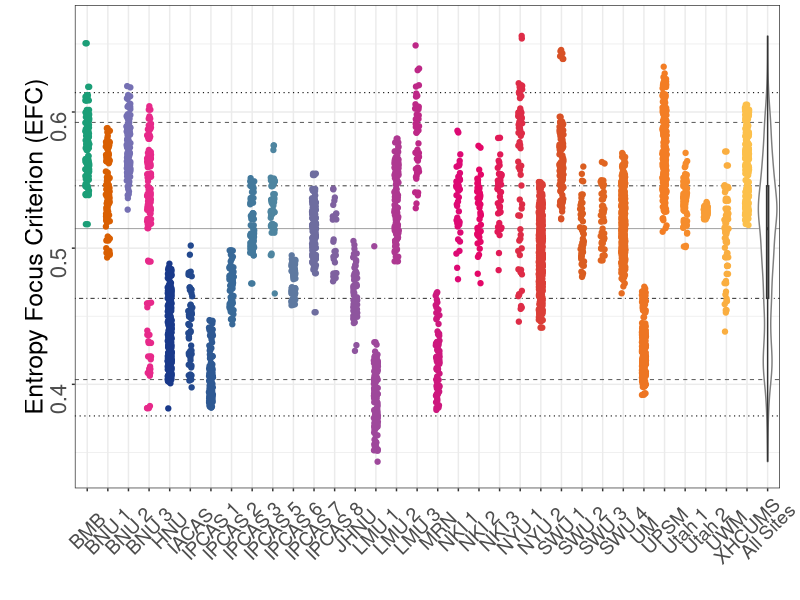
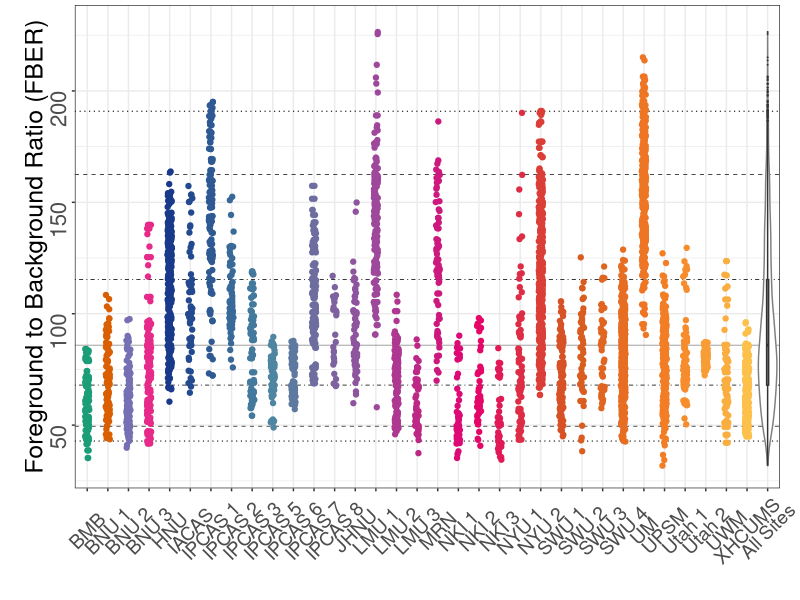
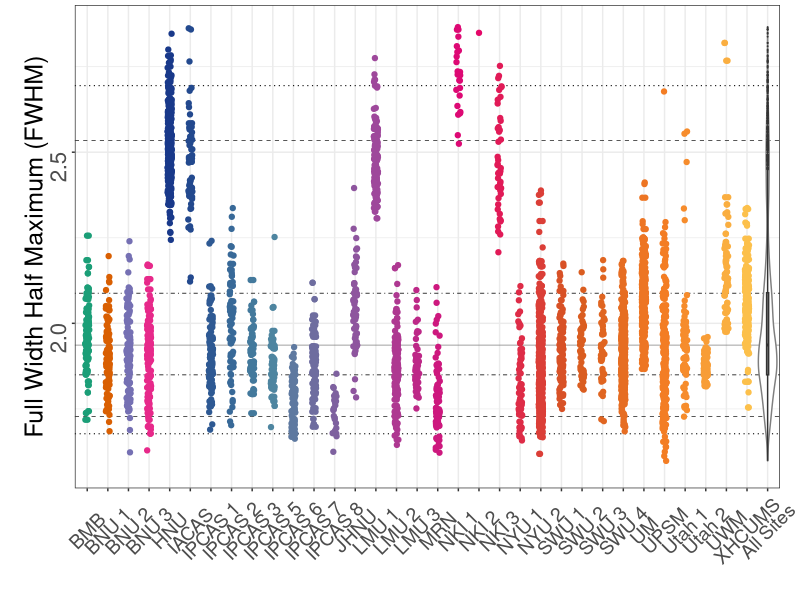
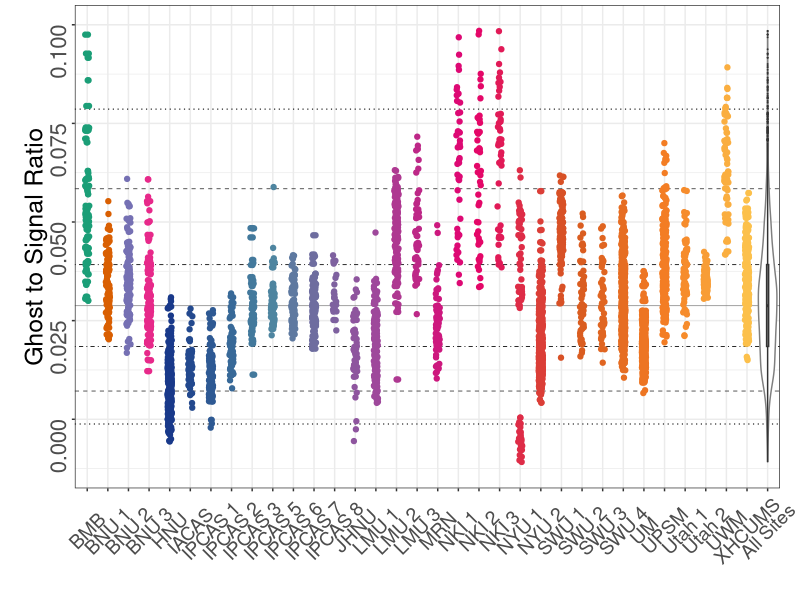
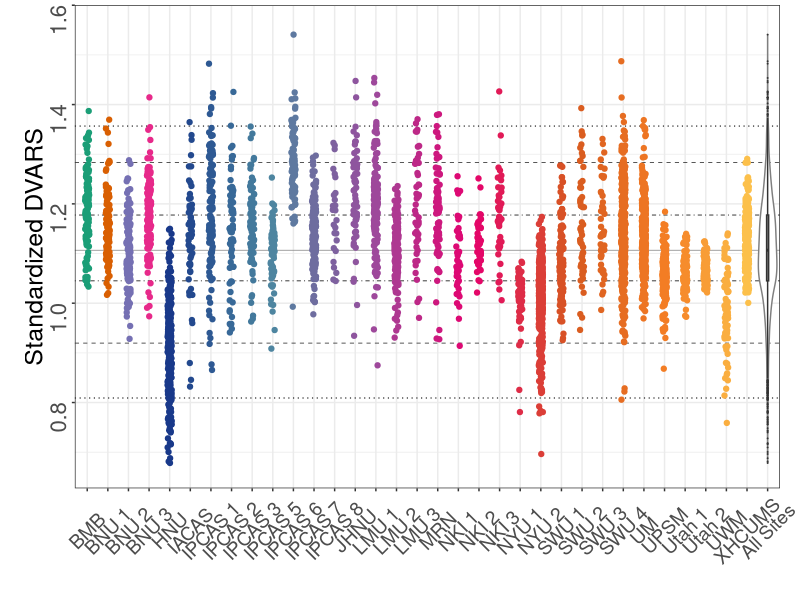
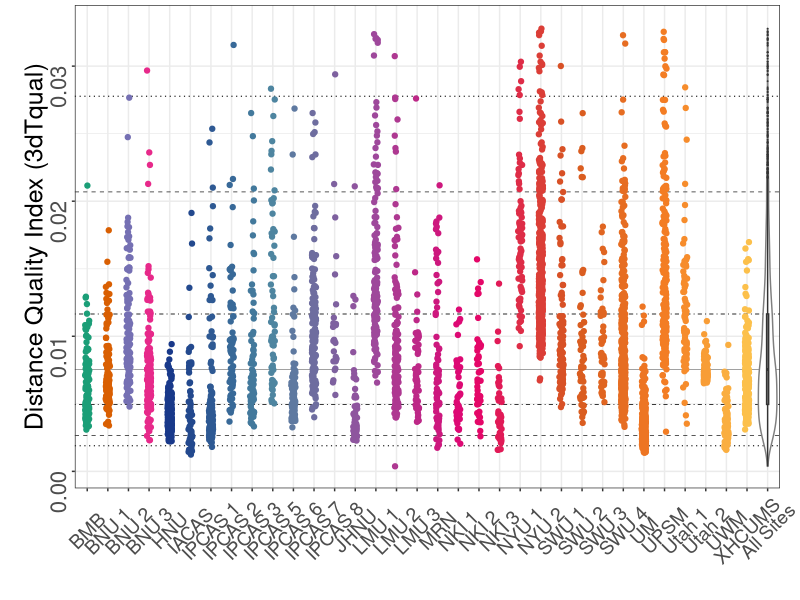
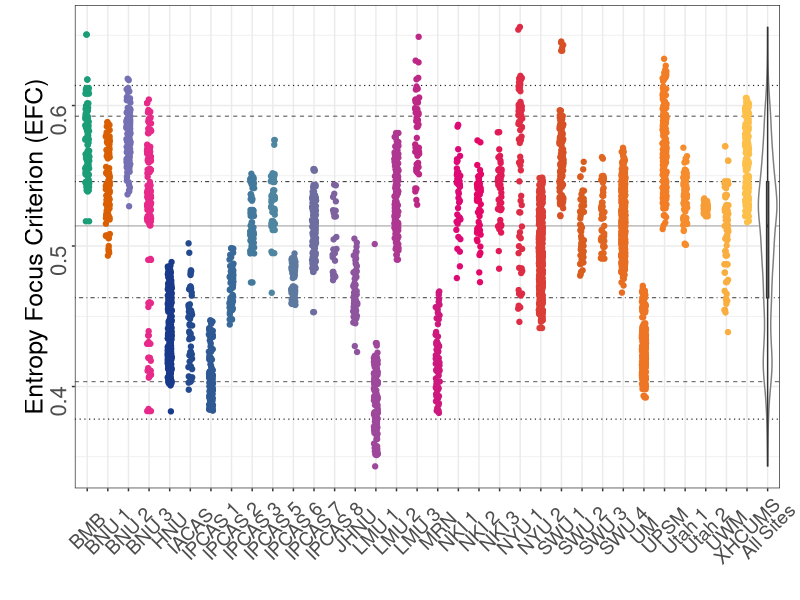
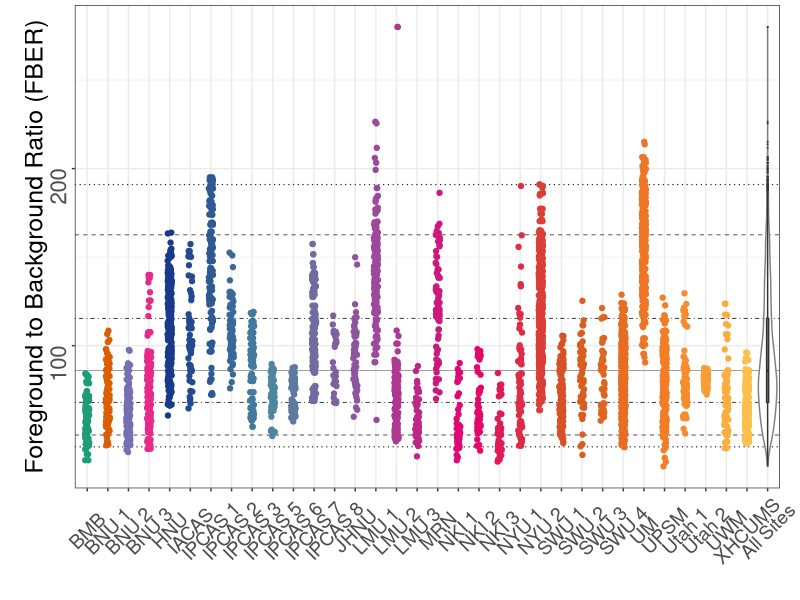

Generate these figures, in order, with R:
#' # SETUP

#' Load packages and paths
#+ setup-packages
library(grid)
library(ggplot2)
library(plyr)
library(RColorBrewer)


#' ## Color Scheme
#' 
#' CMI Recommendations
#+ setup-colors
cmi_main_blue="#0071b2"
cmi_grey="#929d9e"
cmi_light_blue="#00c4d9"
cmi_pea_green="#b5bf00"

cmi_rich_green="#73933d"
cmi_rich_purple="#8e7fac"
cmi_rich_red="#d75920"
cmi_rich_blue="#4c87a1"
cmi_rich_aqua="#66c7c3"
cmi_rich_orange="#eebf42"

cmi_vibrant_yellow="#ffd457"
cmi_vibrant_orange="#f58025"
cmi_vibrant_green="#78a22f"
cmi_vibrant_garnet="#e6006f"
cmi_vibrant_purple="#9A4d9e"
cmi_vibrant_blue="#19398a"

cmi_site_colors = c(cmi_vibrant_blue,
                    cmi_rich_blue,
                    cmi_vibrant_purple,
                    cmi_vibrant_garnet,
                    cmi_rich_red,
                    cmi_vibrant_orange,
                    cmi_vibrant_yellow,
                    cmi_vibrant_green)
cmi_site_colors_ramp = colorRampPalette(cmi_site_colors)


#' ## Load data
#'
#' Read in the data and then some
#+ setup-load
#setwd("/home2/zarrar/projects/qc")
#setwd("~/zarrar/qc")
#setwd("~/Dropbox/Research/cmi/qc")
df      <- read.csv("../corr.qc/qc_filt_epi.csv")[,-1]
#df      <- df[,colnames(df)!="efc"]
nsites  <- length(unique(df$site))

# Remove IPCAS 4 and IBATRT
df2 <- subset(df, !(site.name %in% c("IPCAS 4", "IBATRT")))
df2$site.name <- factor(df2$site.name)
df <- df2


#' ## Percentiles
#'
#' In our plots, we want to have percentile lines for each QC measure to 
#' indicate the distribution of each site relative to the whole sample
#+ setup-percentile
qc.measures <- colnames(df)[!(colnames(df) %in% c("uniqueid", "subid", "site", "site.name", "session", "scan", "global"))]
qvals       <- c(0.01, 0.05, 0.25, 0.5, 0.75, 0.95, 0.99)
qcat        <- c(1,5,25,50,25,5,1)
qline       <- c(3, 2, 5, 1, 5, 2, 3)
qsize       <- c(.4, .25, .3, .25, .3, .25, .4)
qcols       <- c("grey10", "grey10", "grey10", "grey50", "grey10", "grey10", "grey10")
#qcols       <- brewer.pal(8, "Dark2")[c(1,2,3,4,3,2,1)]

#' Now let's get the percentiles
#+ percentile
percentiles <- apply(subset(df, select=qc.measures), 2, quantile, qvals, na.rm=TRUE)
percentiles <- as.data.frame(cbind(percentiles, qcat, qline, qsize))
percentiles$qline <- as.factor(qline)
percentiles$qcat  <- as.factor(qcat)
print(percentiles)

#' ## Measure Descriptions
#' Associate a detailed description with each measure
#+ setup-measure
mdf <- data.frame(
    measure = qc.measures, 
    description = c(
        "Entropy Focus Criterion (EFC)", 
        "Foreground to Background Ratio (FBER)", 
        "Full Width Half Maximum (FWHM)", 
        "Ghost to Signal Ratio", 
        "Standardized DVARS", 
        "Distance Quality Index (3dTqual)"
    )
)
print(mdf)
cat("CHECK ABOVE...do the columns for each row match\n")


#' # PLOTS

#' ## More Setup
#' 
#' This function will add percentile lines in the background
#' plot: ggplot object
#' pdf: percentile data frame
#+ plot-function
compile_percentiles <- function(pdf, measure, cols=NULL) {
  ret <- lapply(1:nrow(pdf), function(i) {
    p <- pdf[i,]
    if (!is.null(cols)) {
      plot <- geom_hline(aes_string(yintercept=measure), data=p, 
                         size=as.numeric(p$qsize), linetype=as.numeric(p$qline), color=cols[i])
      #as.character(p$qcolor[1])
    } else {
      plot <- geom_hline(aes_string(yintercept=measure), data=p, 
                         size=as.numeric(p$qsize[1]), linetype=as.numeric(p$qline[1]), color="grey50")
    }
    return(plot)
  })
  return(ret)
}

#' ## Outliers
#' Sometimes extreme data-points can skew the plot 
#' and make it difficult to see the spread of the data.
#'  
#' I will avoid plotting those outlier points by setting the axis
#' to only the points that I want. ggplot will complain but let her (poor baby).
#'
#+ plot-find-outliers
# functions
range.outlier.iqr <- function(x, times=3) {
    upper.limit <- quantile(x, 0.75) + times*IQR(x)
    lower.limit <- quantile(x, 0.25) - times*IQR(x)
    return(c(lower.limit, upper.limit))
}
outlier.iqr <- function(x, times=3) {
    tmp         <- range.outlier.iqr(x, times)
    lower.limit <- tmp[1]
    upper.limit <- tmp[2]
    return((x > upper.limit) | (x < lower.limit))
}
# outlier values (if any)
lst.outlier.iqr <- llply(qc.measures, function(measure) {
    ret     <- subset(df, select=c("uniqueid", "subid", "site", "site.name", "session", "scan", measure))
    inds    <- outlier.iqr(df[[measure]])
    return(ret[inds,])
})
names(lst.outlier.iqr) <- qc.measures
# new ranges of our plots (sans outliers)
df.range.iqr <- as.data.frame(sapply(qc.measures, function(m) {
    inds <- !outlier.iqr(df[[m]])
    range(df[[m]][inds]) * c(0.99,1.01)
}))

#' Recompute the percentiles for plots without outliers
#+ percentiles-outliers
percentiles.no.outlier <- sapply(qc.measures, function(measure) {
  bad_uids <- as.character(lst.outlier.iqr[[measure]]$uniqueid)
  sub_df <- subset(df, !(uniqueid %in% bad_uids), select=measure, drop=T)
  quantile(sub_df, qvals, na.rm=TRUE)
})
percentiles.no.outlier <- as.data.frame(cbind(percentiles.no.outlier, qcat, qline, qsize))
percentiles.no.outlier$qline <- as.factor(qline)
percentiles.no.outlier$qcat  <- as.factor(qcat)
print(percentiles.no.outlier)

#' ## Visualization of Text
#' A function with all the theme jazz
#+ viz-text
set_themes <- function(family="Times", text.size.x=14, text.size.y=16, title.size=18) {
  family <- "sans"
  pg <- list(
    theme_bw(), 
    theme(axis.title.x      = element_text(family = family, face = "plain", size=title.size)), 
    theme(axis.title.y      = element_text(family = family, face = "plain", size=title.size, angle=90, vjust=0.25)), 
    theme(axis.text.x       = element_text(family = family, face = "plain", size=text.size.x, vjust=0.5, angle=45)), 
    theme(axis.text.y       = element_text(family = family, face = "plain", size=text.size.y, angle=90)), 
    theme(axis.ticks.length = unit(.15, "lines")), 
    theme(axis.ticks.margin = unit(.15,"lines")), 
    theme(plot.margin       = unit(c(0.25, 1, 0.25, 1), "lines")), 
    theme(legend.position   = "none")
  )
  return(pg)
}



#' ## QC EPI QC Measures
#' I will be plotting a bunch of different data-sets here. First I will have 
#' all the data, then I will have it remote 3 x the IQR. So two sets of the
#' same plots.
#'
#' ### REMOVE OUTLIERS
#+ plot-qc-no-outliers, fig.width=12, fig.height=8, dpi=100
for (i in 1:nrow(mdf)) {
  measure <- as.character(mdf$measure[i])
  desc <- as.character(mdf$description[i])
  
  # ### Option 1
  # First, I'll plot ones with 1%, 5%, 25%, and 50% percentile lines
  pg1=ggplot(df, aes_string(x="site.name", y=measure))
  
  # Add those percentile lines
  pg2=pg1 + compile_percentiles(percentiles.no.outlier, measure, qcols)  
  
  # Add main plot
  # - violin plot + boxplot for all the data
  # - jitter plot for each site (adjust the color)
  # - x and y labels
  pg3=pg2 + 
    geom_violin(aes(x=global), color="gray50") + 
    geom_boxplot(aes(x=global), width=.1, fill="gray50", outlier.size=0) + 
    geom_jitter(aes(color=site.name), position = position_jitter(width = .1)) + 
    scale_color_manual(values=c(brewer.pal(4,"Dark2"), cmi_site_colors_ramp(nsites))) + 
    ylab(desc) +
    xlab("") 
  
  # Add the y-range limit
  pg4=pg3
  pg4=pg4 + 
    ylim(df.range.iqr[[measure]])
  
  # Below assumes that you are doing this with a default axis (sites on x, data on y)
  pg5=pg4 + set_themes()
  
  # Plot
  pg=pg5
  print(pg)
  
  #ggsave("plot_option02.png", pg, height=2.5, width=5)    
  
  #readline("continue?")
  cat("\n\n\n\n")
}


#' ### KEEP OUTLIERS
#+ plot-qc-yes-outliers, fig.width=12, fig.height=8, dpi=100
for (i in 1:nrow(mdf)) {
  measure <- as.character(mdf$measure[i])
  desc <- as.character(mdf$description[i])
  
  # ### Option 1
  # First, I'll plot ones with 1%, 5%, 25%, and 50% percentile lines
  pg1=ggplot(df, aes_string(x="site.name", y=measure))
  
  # Add those percentile lines
  pg2=pg1 + compile_percentiles(percentiles, measure, qcols)  
  
  # Add main plot
  # - violin plot + boxplot for all the data
  # - jitter plot for each site (adjust the color)
  # - x and y labels
  pg3=pg2 + 
    geom_violin(aes(x=global), color="gray50") + 
    geom_boxplot(aes(x=global), width=.1, fill="gray50", outlier.size=0) + 
    geom_jitter(aes(color=site.name), position = position_jitter(width = .1)) + 
    scale_color_manual(values=c(brewer.pal(4,"Dark2"), cmi_site_colors_ramp(nsites))) + 
    ylab(desc) +
    xlab("")
  
  # Add the y-range limit and the outlier points on the maximum of the range
  # only if there are any outliers
  pg4=pg3
  #pg4=pg4 + 
  #  ylim(df.range.iqr[[measure]])
  
  # Below assumes that you are doing this with a default axis (sites on x, data on y)
  pg5=pg4 + set_themes()
  
  # Plot
  pg=pg5
  print(pg)
  
  #ggsave("plot_option02.png", pg, height=2.5, width=5)    
  
  #readline("continue?")
  cat("\n\n\n\n")
}
